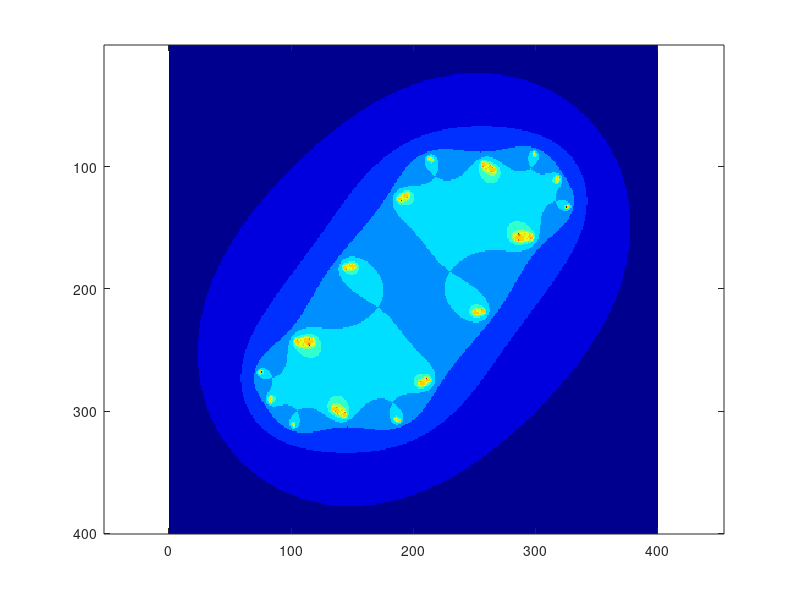

This figure's MATLAB source:
C0=[0,i,0.3+0.5i,0.11+0.66i];  %迭代式中的常数，可改变
for k=1:4
    C=C0(k);
    V=linspace(-2.0,2.0,400); %复数的范围及取点数
    [Re,lm]=meshgrid(V);
    Z=Re+i*lm;  %复平面上所有起始点
    B=0;
    for K=1:100 %迭代100次
        Z=Z.*Z+C;
        B=B+(abs(Z)<=3); %记录已经逃离的判据
    end;
end
imagesc(B); %表示成颜色图形
colormap(jet);
axis equal


%% 
C0=[3,i,0.3+0.5i,0.11+0.66i];    
v= linspace(-2,2,500);
[Re,Im] = meshgrid(V)
Z= Re + Im*i;    
B = 0;
for k = 1:100
    Z = Z.*Z + C0(mod(k,4)+1);
    B = B + (abs(Z)<=3);
end;
imagesc(B); %表示成颜色图形
colormap(jet);
axis equal
%%
k = [1,2,3,4,5];
diffrential=diff(k)

function out = diff(a)
    forward = a(2:end);
    local = a(1:end-1);
    out = forward - local;
end

%%

